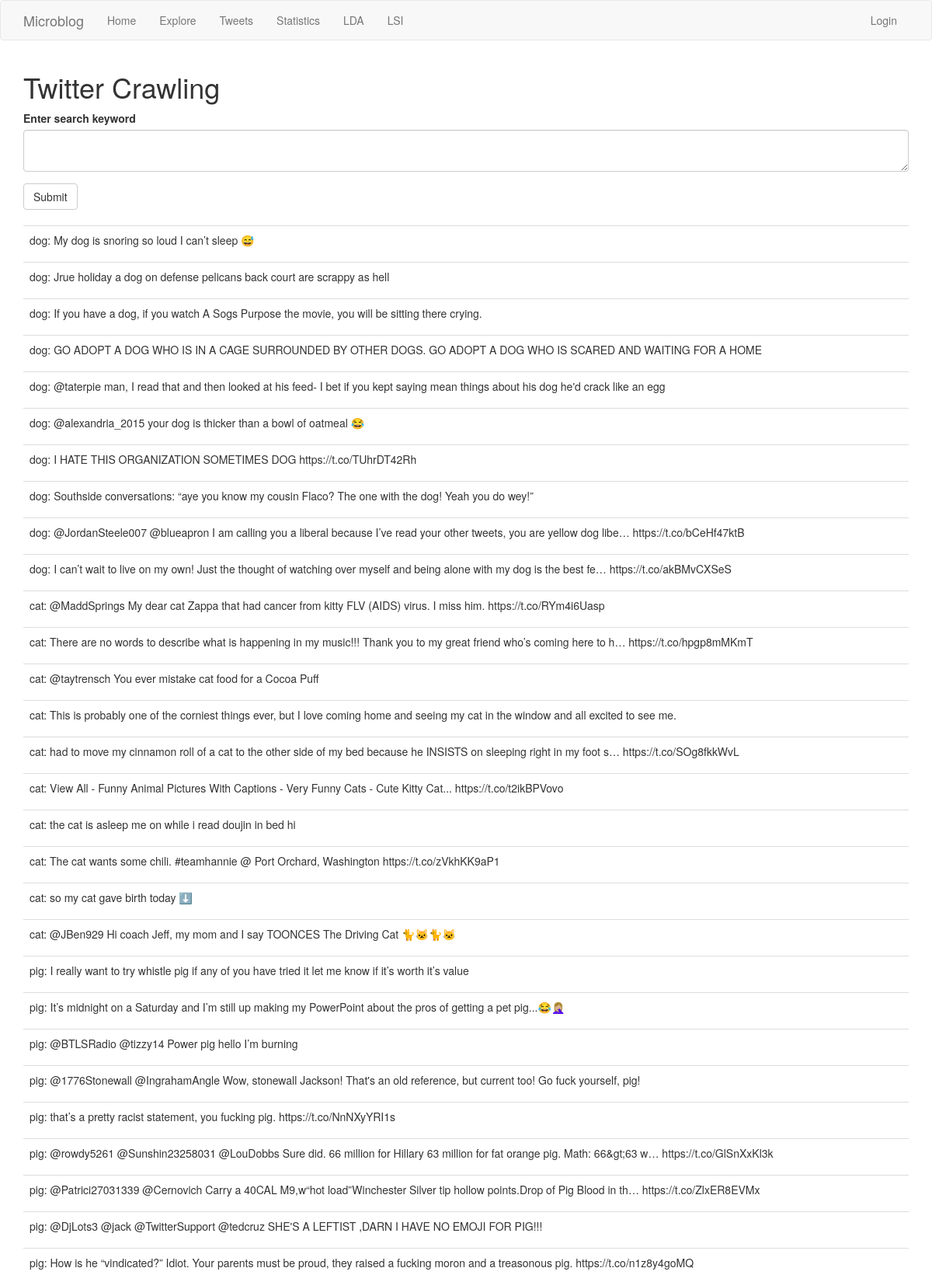
/tweets (upper part), run on the app's committed database.
### app/models.py (models this page shows, shortened)
class Tweet(db.Model):
    id = db.Column(db.Integer, primary_key=True)
    keyword = db.Column(db.String(200))
    body = db.Column(db.String(2000))

### app/routes.py (the view, shortened to what this page needs)
@app.route('/tweets', methods=['GET', 'POST'])
def tweets():
    form = TwitterForm()
    posts = Tweet.query.all()
    return render_template('tweets.html', title='tweets', form=form,
                           posts=posts)

### app/forms.py
class TwitterForm(FlaskForm):
    post = TextAreaField('Enter search keyword', validators=[DataRequired()])
    submit = SubmitField('Submit')

### app/routes.py (called while the page is built)
@app.before_request
def before_request():
    if current_user.is_authenticated:
        current_user.last_seen = datetime.utcnow()
        db.session.commit()

### app/templates/tweets.html
{% extends "base.html" %}
{% import 'bootstrap/wtf.html' as wtf %}
{% block app_content %}
    <h1>Twitter Crawling</h1>
    {% if form %}
    {{ wtf.quick_form(form) }}
    <br>
    {% endif %}
    <table class="table table-hover">
        {% for post in posts %}
        <tr>
            <td>
            <p>{{ post.keyword}}: {{ post.body }}</p>
            </td>
        </tr>
        {% endfor %}
    </table>
{% endblock %}

### data on the page
Tweet: keyword "dog", body "My dog is snoring so loud I can’t sleep 😅"
Tweet: keyword "dog", body "Jrue holiday a dog on defense pelicans back court are scrappy as hell"
Tweet: keyword "dog", body "If you have a dog, if you watch A Sogs Purpose the movie, you will be sitting there crying."
Tweet: keyword "dog", body "GO ADOPT A DOG WHO IS IN A CAGE SURROUNDED BY OTHER DOGS. GO ADOPT A DOG WHO IS SCARED AND WAITING FOR A HOME"
Tweet: keyword "dog", body "@taterpie man, I read that and then looked at his feed- I bet if you kept saying mean things about his dog he'd crack like an egg"
Tweet: keyword "dog", body "@alexandria_2015 your dog is thicker than a bowl of oatmeal 😂"
Tweet: keyword "dog", body "I HATE THIS ORGANIZATION SOMETIMES DOG https://t.co/TUhrDT42Rh"
Tweet: keyword "dog", body "Southside conversations: “aye you know my cousin Flaco? The one with the dog! Yeah you do wey!”"
Tweet: keyword "dog", body "@JordanSteele007 @blueapron I am calling you a liberal because I’ve read your other tweets, you are yellow dog libe… https://t.co/bCeHf47ktB"
Tweet: keyword "dog", body "I can’t wait to live on my own! Just the thought of watching over myself and being alone with my dog is the best fe… https://t.co/akBMvCXSeS"
Tweet: keyword "cat", body "@MaddSprings My dear cat Zappa that had cancer from kitty FLV (AIDS) virus. I miss him. https://t.co/RYm4i6Uasp"
Tweet: keyword "cat", body "There are no words to describe what is happening in my music!!! Thank you to my great friend who’s coming here to h… https://t.co/hpgp8mMKmT"
Tweet: keyword "cat", body "@taytrensch You ever mistake cat food for a Cocoa Puff"
Tweet: keyword "cat", body "This is probably one of the corniest things ever, but I love coming home and seeing my cat in the window and all excited to see me."
Tweet: keyword "cat", body "had to move my cinnamon roll of a cat to the other side of my bed because he INSISTS on sleeping right in my foot s… https://t.co/SOg8fkkWvL"
Tweet: keyword "cat", body "View All - Funny Animal Pictures With Captions - Very Funny Cats - Cute Kitty Cat... https://t.co/t2ikBPVovo"
Tweet: keyword "cat", body "the cat is asleep me on while i read doujin in bed hi"
Tweet: keyword "cat", body "The cat wants some chili. #teamhannie @ Port Orchard, Washington https://t.co/zVkhKK9aP1"
Tweet: keyword "cat", body "so my cat gave birth today ⬇️"
Tweet: keyword "cat", body "@JBen929 Hi coach Jeff, my mom and I say TOONCES The Driving Cat 🐈🐱🐈🐱"
Tweet: keyword "pig", body "I really want to try whistle pig if any of you have tried it let me know if it’s worth it’s value"
Tweet: keyword "pig", body "It’s midnight on a Saturday and I’m still up making my PowerPoint about the pros of getting a pet pig...😂🤦🏼‍♀️"
Tweet: keyword "pig", body "@BTLSRadio @tizzy14 Power pig hello I’m burning"
Tweet: keyword "pig", body "@1776Stonewall @IngrahamAngle Wow, stonewall Jackson! That's an old reference, but current too! Go fuck yourself, pig!"
Tweet: keyword "pig", body "that’s a pretty racist statement, you fucking pig. https://t.co/NnNXyYRI1s"
Tweet: keyword "pig", body "@rowdy5261 @Sunshin23258031 @LouDobbs Sure did. 66 million for Hillary 63 million for fat orange pig. Math: 66&gt;63 w… https://t.co/GlSnXxKl3k"
Tweet: keyword "pig", body "@Patrici27031339 @Cernovich Carry a 40CAL M9,w“hot load”Winchester Silver tip hollow points.Drop of Pig Blood in th… https://t.co/ZlxER8EVMx"
Tweet: keyword "pig", body "@DjLots3 @jack @TwitterSupport @tedcruz SHE'S A LEFTIST ,DARN I HAVE NO EMOJI FOR PIG!!!"
Tweet: keyword "pig", body "How is he “vindicated?” Idiot. Your parents must be proud, they raised a fucking moron and a treasonous pig. https://t.co/n1z8y4goMQ"
